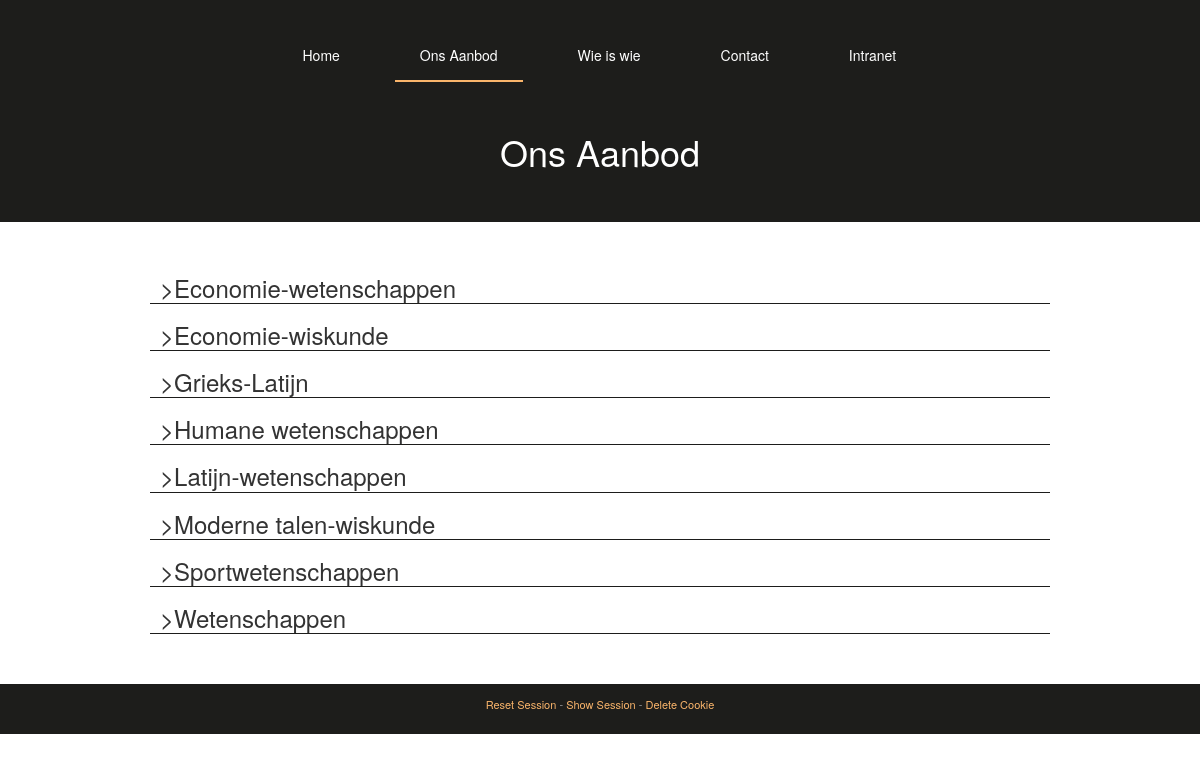
The app's page /aanbod with its own data.
### tables this page shows
CREATE TABLE "richtingen" (
	`richting_id`	INTEGER PRIMARY KEY AUTOINCREMENT UNIQUE,
	`name`	TEXT UNIQUE,
	`description`	TEXT
);

### project/views.py (the view)
@app.route('/aanbod')
def aanbod():
	session_add_page('aanbod')
	aanbodArray = get_aanbod()
	return set_cookie(render_template('aanbod.html', aanbodArray=aanbodArray))

### project/views.py (called while the page is built)
def connect_db():
	db = sqlite3.connect('school.db')
	return db

def get_db():
    if not hasattr(g, 'sqlite_db'):
        g.sqlite_db = connect_db()
    return g.sqlite_db

def set_cookie(link=None):
	url = link
	response = app.make_response(url)
	response.set_cookie('Atheneum Antwerpen', value='visited')
	return response

def session_add_page(currentPage=None):
	if 'page' in session.keys():
		page_list = session['page']
		page_list.append(currentPage)
		page_list = page_list[-10:] # only last 10 pages into session, : to avoid error if empty
		session['page'] = page_list
	else:
		session['page'] = [currentPage]
	return

def get_aanbod():
	db = get_db()
	aanbod = db.execute('SELECT * FROM richtingen')
	db.commit()
	aanbodArray = []
	for row in aanbod:
		aanbodArray.append( row )
	return aanbodArray

### project/templates/aanbod.html (shortened to what this page needs)
{% extends "index.html" %}
{% block title %}Ons Aanbod{% endblock %}
{% set title = 'aanbod' %}
{% block content %}
<div class="wrapper">
	<ul class="study">
		{% for richting in aanbodArray %}
			<li>
				<div>
					<button class="dropdown"><h3><span>></span>{% for info in richting %}{% if loop.index == 2 %}{{ info }}{% endif %}{% endfor %}</h3></button>
				</div>
			</li>
		{% endfor %}
	</ul>
</div>
{% endblock %}

### project/static/style.css (style rules this page uses)
ul { list-style-type: none; padding-left: 0; }
.wrapper { max-width: 900px; margin: 0 auto; }
.study li { margin: 15px 0 0; }
.study button h3 { padding-left: 10px; margin: 0; line-height: 130%; }
.study button { background: none !important; color: inherit; border: none; padding: 0! important; font: inherit; cursor: pointer; outline: inherit !important; width: 100%; text-align: left; border-bottom: 1px solid #1d1d1b; }

### records on screen
richtingen: name "Economie-wetenschappen"
richtingen: name "Economie-wiskunde"
richtingen: name "Grieks-Latijn"
richtingen: name "Humane wetenschappen"
richtingen: name "Latijn-wetenschappen"
richtingen: name "Moderne talen-wiskunde"
richtingen: name "Sportwetenschappen"
richtingen: name "Wetenschappen"
